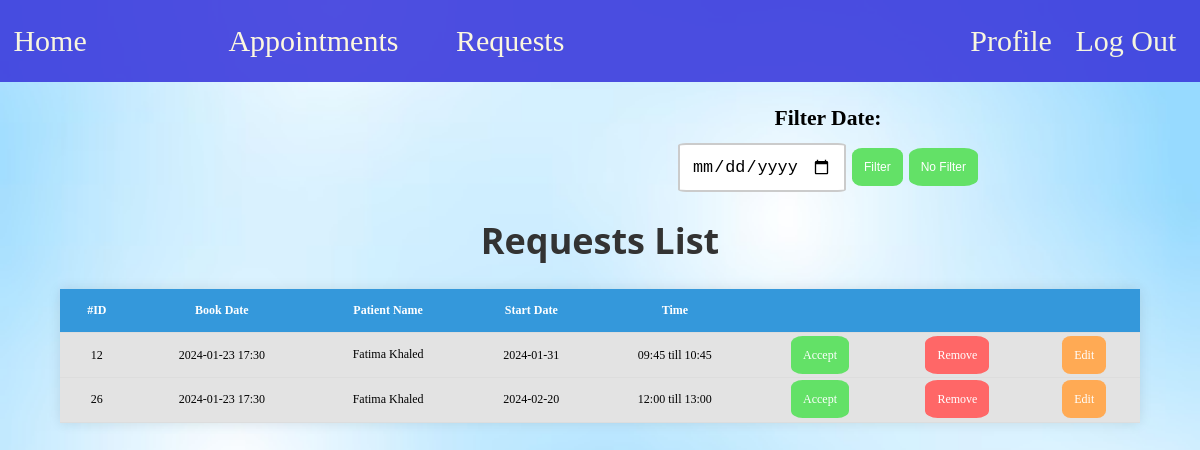
The app's page /secretary/requests.php (signed in) with its own data.
### tables this page shows
CREATE TABLE IF NOT EXISTS `appointment` (
    `id` INT NOT NULL AUTO_INCREMENT,
    `doctor_id` INT NOT NULL,
    `patient_id` INT NOT NULL,
    `department_id` INT NOT NULL,
    `start_date` DATETIME NOT NULL,
    `end_date` DATETIME NOT NULL,
    `status` VARCHAR(30) NOT NULL DEFAULT 'pending',
    `book_date` DATETIME NOT NULL DEFAULT CURRENT_TIMESTAMP,
    `bill` FLOAT NOT NULL DEFAULT 0,
    `payed` FLOAT NOT NULL DEFAULT 0,
    PRIMARY KEY (`id`),
    FOREIGN KEY (`doctor_id`) REFERENCES `doctor`(`id`) ON DELETE RESTRICT ON UPDATE CASCADE,
    FOREIGN KEY (`patient_id`) REFERENCES `patient`(`id`) ON DELETE RESTRICT ON UPDATE CASCADE,
    FOREIGN KEY (`department_id`) REFERENCES `department`(`id`) ON DELETE RESTRICT ON UPDATE NO ACTION
);

CREATE TABLE IF NOT EXISTS `patient` (
    `id` INT NOT NULL AUTO_INCREMENT,
    `email` VARCHAR(30) NOT NULL,
    `password` VARCHAR(255) NOT NULL,
    `first_name` VARCHAR(30) NOT NULL,
    `last_name` VARCHAR(30) NOT NULL,
    `age` INT NOT NULL,
    `gender` CHAR(1) NOT NULL,
    `phone` VARCHAR(30) NULL,
    `role` VARCHAR(30) NOT NULL DEFAULT 'patient',
    `pp` VARCHAR(255) NOT NULL DEFAULT 'default.png',
    PRIMARY KEY (`id`),
    UNIQUE (`email`)
);

### includes/functions.php (called while the page is built, shortened)
<?php
    function get_requests($dbc,$doctor_id,$filter_date){
        if(!$filter_date){
        $query = "SELECT app.*,pt.email,pt.first_name,pt.last_name,pt.phone
                FROM appointment app
                JOIN patient pt ON app.patient_id = pt.id
                WHERE (app.status = 'pending' OR app.status = 'queued') AND app.doctor_id = ?
                ORDER BY app.book_date ASC";
        $stmt = $dbc->prepare($query);
        $stmt->bind_param("i",$doctor_id);
        }
        $stmt->execute();
        $requests = $stmt->get_result();
        $result = [];
        while($row = $requests->fetch_assoc())
            $result[] = $row;
        return $result;
    }
?>

### secretary/requests.php (the view, shortened to what this page needs)
<?php
    include "../includes/header.php";
?>
<link href="../static/css/requests.css" rel="stylesheet" type="text/css">
<body style="background-image: url('../static/media/light_blue_bck_img.avif'); background-size: cover; background-repeat: no-repeat;">
<?php
    if($_SERVER['REQUEST_METHOD'] == 'GET'  && !isset($_SESSION['filter_date'])){
        $dbc = connectServer('localhost','root','',0);
        $requests = get_requests($dbc,$_SESSION['doctor_id'],NULL);
        echo '<div class="filter-container">
        <div class="date"></div>
        <div>
            <form method="post" action="requests.php">
                <label for="filter_date">Filter Date: </label>
                <div class="row">
                <input type="date" name="filter_date" id="filter_date" class="filter">
                <input type="submit" value="Filter" class="accept submit">
                <input type="submit" value="No Filter" class="accept cancel" name="no_filter">
                </div>
            </form>
        </div>
        </div>';
    }
    if(count($requests) == 0 ){
        echo '<div class="container">
            <div class="message">
                <p>There is no pending requests till now 📅.</p>
            </div></div>';
    }
    else{
        echo ' <div class="container"><h1>Requests List</h1>
        <table>
            <thead>
                <tr>
                    <th>#ID</th>
                    <th>Book Date</th>
                    <th>Patient Name</th>
                    <th>Start Date</th>
                    <th>Time</th>
                    <th></th>
                    <th></th>
                    <th></th>
                </tr>
            </thead>
            <tbody>';
            foreach($requests as $request){
                $request['start_date'] = new DateTime($request['start_date']);
                $start_date = $request['start_date']->format('Y-m-d');
                $start_hour = $request['start_date']->format('H:i');
                $end_hour = (new DateTime($request['end_date']))->format('H:i');
                $request['book_date'] = (new DateTime($request['book_date']))->format('Y-m-d H:i');
                echo '<tr class="'.$request['status'].'">
                <td>'.$request['id'].'</td>
                <td>'.$request['book_date'].'</td>
                <td><a href="../includes/profile.php?id='.$request['patient_id'].'&role=patient'.'">'.$request['first_name']." ".$request['last_name'].'</a>
                <br>'.$request['phone'].'
                </td>';
                if(!isset($_GET['edit']) || (isset($_GET['edit']) && $_GET['edit']!=$request['id'])){
                    echo '<td>'.$start_date.'</td>
                    <td>'.$start_hour.' till '.$end_hour.'</td>';
                }
                echo '<td>';
                if($request['status'] == 'pending')
                    echo '<a class="accept" href="http://localhost/Clinic-Management-System/secretary/accept_appointment.php?app_id='.$request['id'].'">Accept</a></td>';
                else
                    echo 'Queued</td>';
                echo '<td><a class="remove" href="http://localhost/Clinic-Management-System/includes/cancel_appointment.php?
                patient_id='.$request['patient_id'].'&app_id='.$request['id'].'">Remove</a></td>';
                if(isset($_GET['edit']) &&  $_GET['edit']==$request['id']){
                    echo '<td><input type="submit" value="Save" class="edit save"></td></form>';
                }
                else{
                echo '<td><a class="edit" href="http://localhost/Clinic-Management-System/secretary/requests.php?edit='.$request['id'].'">Edit</a>
                </td>';
                }
                echo '</tr>';
            }
            echo '</tbody>
        </table></div>';
    }
?>
</body>

### static/css/header.css (style rules this page uses)
* { margin: 0; padding: 0; box-sizing: border-box; }
body { background-color: #f4f4f4; }

### static/css/requests.css (style rules this page uses)
.container { display: flex; flex-direction: column; align-items: center; justify-content: center; width: 100vw; }
h1 { font-family:'Segoe UI', Tahoma, Geneva, Verdana, sans-serif; font-size: 3vw; text-align: center; color: #333; padding-bottom: 2vw; }
table { font-size: 1vw; width: 90vw; border-collapse: collapse; box-shadow: 0 0 1vw rgba(0, 0, 0, 0.1); background-color: #fff; }
th, td { padding: 1.2vw; text-align: center; border-bottom: 0.1vw solid #ddd; }
td a { text-decoration: none; color: black; padding: 0.1vw; }
th { background-color: #3498db; color: #fff; }
.accept { text-decoration: none; font-size: 1vw; background-color: #63e167; color: #fff; padding: 1vw 1vw; border: none; border-radius: 20%; cursor: pointer; font-size: 1vw; }
.edit { text-decoration: none; font-size: 1vw; background-color: #ffaa54; color: #fff; padding: 1vw 1vw; border: none; border-radius: 20%; cursor: pointer; font-size: 1vw; }
.remove { text-decoration: none; font-size: 1vw; background-color: #ff6767; color: #fff; padding: 1vw 1vw; border: none; border-radius: 20%; cursor: pointer; font-size: 1vw; }
.filter-container { padding: 2vw; display: flex; align-items: center; justify-content: space-around; }
.filter-container label { font-size: 1.8vw; font-weight: bold; }
.filter { border: 0.2vw solid rgb(203, 203, 203); border-radius: 5%; padding: 1vw; width: 14vw; font-size: 1.4vw; }
.row { padding-top: 1vw; width: 25vw; display: flex; align-items: center; justify-content: space-between; }
.filter-container form { width: 30vw; display: flex; flex-direction: column; align-items: center; justify-content: center; }
.pending { background-color: rgb(227, 227, 227); }

### records on screen
appointment: id "12", book_date "2024-01-23 17:30", patient.first_name "Fatima", patient.last_name "Khaled", start_date "2024-01-31", start_hour "09:45", end_date "10:45"
appointment: id "26", book_date "2024-01-23 17:30", patient.first_name "Fatima", patient.last_name "Khaled", start_date "2024-02-20", start_hour "12:00", end_date "13:00"
